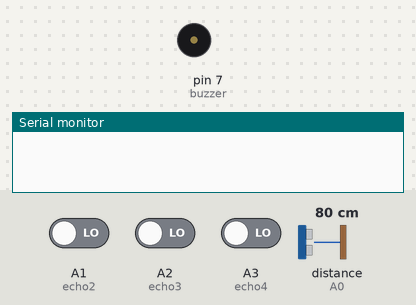
Recording of a sketch running on a simulated Arduino Uno, built with avr-gcc and run on an emulated ATmega328P. On the bench: buzzer (waves = sounding), the last lines printed to the serial monitor. Wiring (inferred from the names in the program): ultrasonic range finder: trigger pin 2; echo A0. Inputs (shaded band) come from the test bench; at power-on: A1 (echo2) LOW, A2 (echo3) LOW, A3 (echo4) LOW, distance to the obstacle (sensor on A0) 80 cm. The echo pulse lasts 58.3 µs per cm.

Above: at 0.3 s.
At 0.8 s:
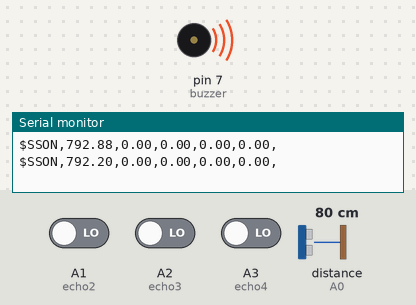
Timing chart, 0 to 2.3 s (numbered marks = the images above):
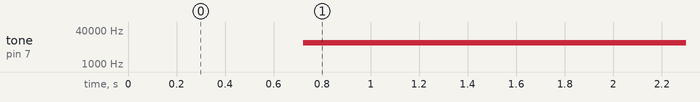

Measured:
- by itself, tone on pin 7 (buzzer): silent → 10000 Hz at 0.72 s

The sketch:

ultrasonic.ino
```cpp
const int trig = 2;
const int echo1 = A0;
const int echo2 = A1;
const int echo3 = A2;
const int echo4 = A3;
const int buzzer  = 7;
void setup()
{
  Serial.begin(115200);
  pinMode(trig, OUTPUT);
  pinMode(buzzer, OUTPUT);
  pinMode(echo1, INPUT);
  pinMode(echo2, INPUT);
  pinMode(echo3, INPUT);
  pinMode(echo4, INPUT);
  digitalWrite(buzzer, LOW);
  delay(100);
  digitalWrite(buzzer, HIGH);
  delay(100);
  digitalWrite(buzzer, LOW);
  delay(300);
  digitalWrite(buzzer, HIGH);
  delay(100);
  digitalWrite(buzzer, LOW);
  delay(100);

}
void loop(){
  digitalWrite(trig, LOW);
	delayMicroseconds(2);
	digitalWrite(trig, HIGH);
	delayMicroseconds(10);
	digitalWrite(trig, LOW);
  uint32_t startTime = micros();
  if(startTime>4294937295)return;//avoid reset moment

  uint32_t startTime1=0,startTime2=0,startTime3=0,startTime4=0 ;
  // delayMicroseconds(20);
  uint32_t echotime1=0,echotime2=0,echotime3=0,echotime4=0;
  while (1){
    uint32_t curtime = micros();

  if(startTime1==0&&(digitalRead(echo1)==HIGH))startTime1 = curtime;//record the pulse start
  if(startTime2==0&&(digitalRead(echo2)==HIGH))startTime2 = curtime;//record the pulse start
  if(startTime3==0&&(digitalRead(echo3)==HIGH))startTime3 = curtime;//record the pulse start
  if(startTime4==0&&(digitalRead(echo4)==HIGH))startTime4 = curtime;//record the pulse start
  if((startTime1)&&(digitalRead(echo1)==LOW)&&(echotime1==0))echotime1 = curtime-startTime1;//record the pulse stop
  if((startTime2)&&(digitalRead(echo2)==LOW)&&(echotime2==0))echotime2 = curtime-startTime2;//record the pulse stop
  if((startTime3)&&(digitalRead(echo3)==LOW)&&(echotime3==0))echotime3 = curtime-startTime3;//record the pulse stop
  if((startTime4)&&(digitalRead(echo4)==LOW)&&(echotime4==0))echotime4 = curtime-startTime4;//record the pulse stop
    if(curtime-startTime>20000) break;
    if((echotime1*echotime2*echotime3*echotime4)!=0)break;
  }
  //  echotime1 = pulseIn(A0, LOW, 5000);
  //  for(int i=0;i<50;i++){
  //  Serial.println(digitalRead(A0));
  //  delayMicroseconds(20);
  //  }Serial.flush();
  //  delay(100);return;
  // while ((echotime1*echotime2*echotime3*echotime4)==0)
  // {
  //   if(echotime1==0)
  //   if(digitalRead(A0)==0)
  //   {
  //     echotime1 = micros()-startTime;
  //   }
  //   if(echotime2==0)
  //   if(digitalRead(A1)==0)
  //   {
  //     echotime2 = micros()-startTime;
  //   }
  //   if(echotime3==0)
  //   if(digitalRead(A2)==0)
  //   {
  //     echotime3 = micros()-startTime;
  //   }
  //   if(echotime4==0)
  //   if(digitalRead(A3)==0)
  //   {
  //     echotime4 = micros()-startTime;
  //   }
  // }
  float distance1 = echotime1*0.17;
  float distance2 = echotime2*0.17;
  float distance3 = echotime3*0.17;
  float distance4 = echotime4*0.17;
  Serial.print("$SSON,");
  float minDistance = 5000;
  if(minDistance>distance1)minDistance=distance1;
  if(minDistance>distance2)minDistance=distance2;
  if(minDistance>distance3)minDistance=distance3;
  if(minDistance>distance4)minDistance=distance4;
  Serial.print(distance1);  Serial.print(',');
  Serial.print(distance2);  Serial.print(',');
  Serial.print(distance3);  Serial.print(',');
  Serial.print(distance4);  Serial.print(',');
  Serial.print(minDistance);  Serial.print(',');
  Serial.print('\n');
  Serial.flush();
  if(minDistance<500)tone(buzzer,10000-minDistance*10);
  else noTone(buzzer);
  delay(50);
}
```
